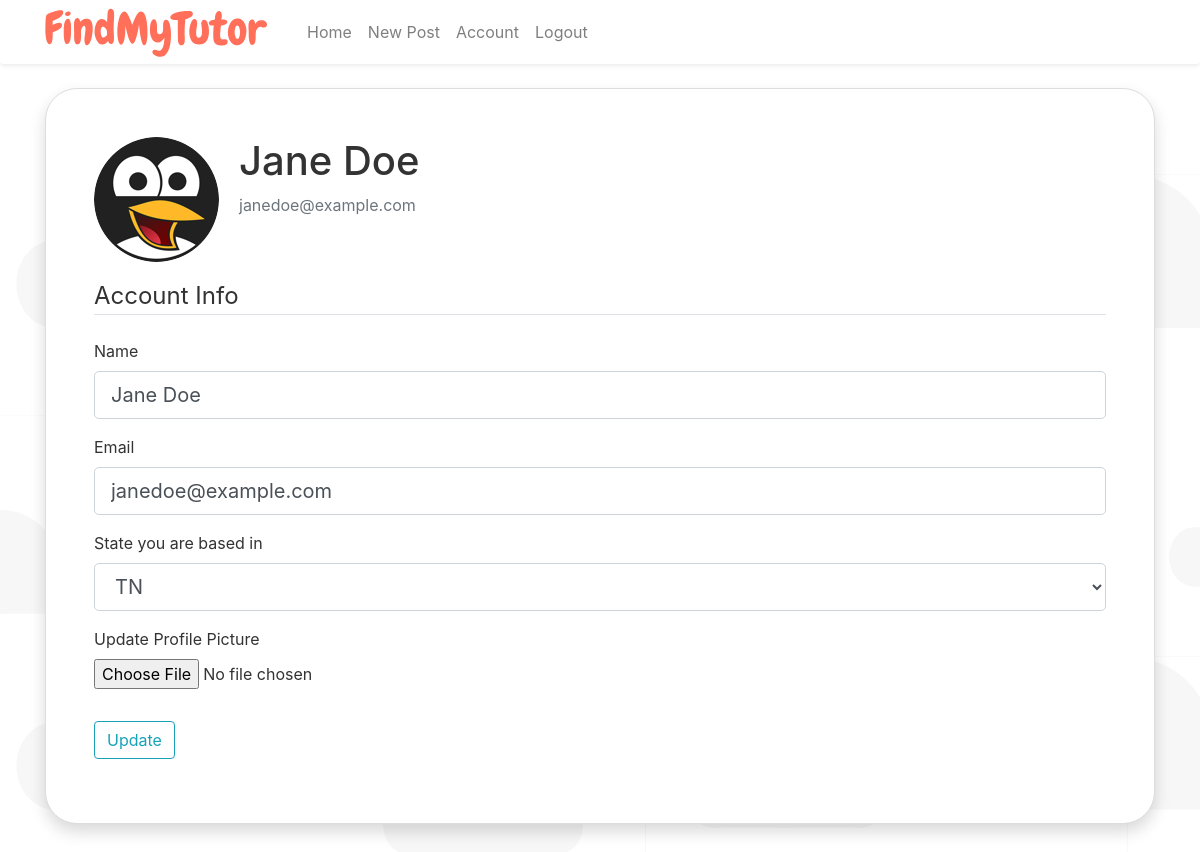
Page /account (signed in) on the committed database.
### flaskTest/models.py (models this page shows, shortened)
class User(db.Model, UserMixin):
    id = db.Column(db.Integer, primary_key=True)
    username = db.Column(db.String(20), unique=True, nullable=False)
    email = db.Column(db.String(120), unique=True, nullable=False)
    image_file = db.Column(db.String(20), nullable=False,
                           default='default.jpg')
    location = db.Column(db.String(100), nullable=False)
    password = db.Column(db.String(60), nullable=False)
    posts = db.relationship('Post', backref='author', lazy=True)

### flaskTest/routes.py (the view)
@app.route("/account", methods=['GET', 'POST'])
@login_required
def account():
    form = UpdateAccountForm()
    if form.validate_on_submit():
        if form.picture.data:
            picture_file = save_picture(form.picture.data)
            current_user.image_file = picture_file
        current_user.username = form.username.data
        current_user.email = form.email.data
        db.session.commit()
        flash('Your account has been updated!', 'success')
        return redirect(url_for('account'))
    elif request.method == 'GET':
        form.username.data = current_user.username
        form.email.data = current_user.email
        form.location.data=current_user.location
    image_file = url_for(
        'static', filename='profilepics/' + current_user.image_file)
    return render_template('account.html', title='Account',
                           image_file=image_file, form=form)

### flaskTest/forms.py (shortened to what this page needs)
class UpdateAccountForm(FlaskForm):
    username = StringField('Name',
                           validators=[InputRequired(), Length(min=2, max=20)])
    location = SelectField('State you are based in', choices=states,validators=[InputRequired()])
    email = StringField('Email', validators=[InputRequired(), Email()])
    picture = FileField('Update Profile Picture', validators=[
                        FileAllowed(['jpg', 'png'])])
    submit = SubmitField('Update')

### flaskTest/routes.py (called while the page is built)
@login_manager.user_loader
def load_user(user_id):
    return User.query.get(int(user_id))

### flaskTest/templates/account.html (shortened to what this page needs)
{% extends "layout.html" %}
{%block content%}
 <div class='container mt-4'>
    <div class = "content-section shadow p-5 mb-5 bg-white">
      <div class="media">
        <img class="rounded-circle account-img" src="{{ image_file }}">
        <div class="media-body">
          <h2 class="account-heading">{{ current_user.username }}</h2>
          <p class="text-secondary">{{ current_user.email }}</p>
        </div>
      </div>
        <form method="POST" action="" enctype="multipart/form-data">
            <fieldset class="form-group">
                <legend class="border-bottom mb-4">Account Info</legend>
                <div class="form-group">
                    {{ form.username.label(class="form-control-label") }}
                    {% if form.username.errors %}
                        {{ form.username(class="form-control form-control-lg is-invalid") }}
                        <div class="invalid-feedback">
                            {% for error in form.username.errors %}
                                <span>{{ error }}</span>
                            {% endfor %}
                        </div>
                    {% else %}
                        {{ form.username(class="form-control form-control-lg") }}
                    {% endif %}
                </div>
                <div class="form-group">
                    {{ form.email.label(class="form-control-label") }}
                    {% if form.email.errors %}
                        {{ form.email(class="form-control form-control-lg is-invalid") }}
                        <div class="invalid-feedback">
                            {% for error in form.email.errors %}
                                <span>{{ error }}</span>
                            {% endfor %}
                        </div>
                    {% else %}
                        {{ form.email(class="form-control form-control-lg") }}
                    {% endif %}
                </div>
                <div class="form-group">
                    {{form.location.label(class="form-control-label")}}
                    {%if form.location.errors%}
                        {{form.location(class="form-control form-control-lg is-invalid")}}
                        <div class="invalid-feedback">
                            {% for error in form.location.errors%}
                                <span>{{error}}</span>
                            {%endfor%}
                        </div>
                    {%else%}
                        {{form.location(class="form-control form-control-lg")}}
                    {%endif%}
                </div>
                <div class="form-group">
                    {{ form.picture.label() }}
                    {{ form.picture(class="form-control-file") }}
                </div>
            </fieldset>
            <div class="form-group">
                {{ form.submit(class="btn btn-outline-info") }}
            </div>
        </form>
    </div>
</div>
{%endblock content%}

### flaskTest/static/main.css (style rules this page uses)
body { background: #fff; color: #333333; background-image: url('./images/background.svg'); background-size: cover; background-position: 0px 0px; background-repeat: repeat-x; animation: animatedBackground 40s linear infinite; }
.content-section { background: #ffffff; border: 1px solid #dddddd; border-radius: 2em; }
.account-img { height: 125px; width: 125px; margin-right: 20px; margin-bottom: 16px; }
.account-heading { font-size: 2.5rem; }

### rows in the picture
User: username "Jane Doe", email "janedoe@example.com", location "TN"
